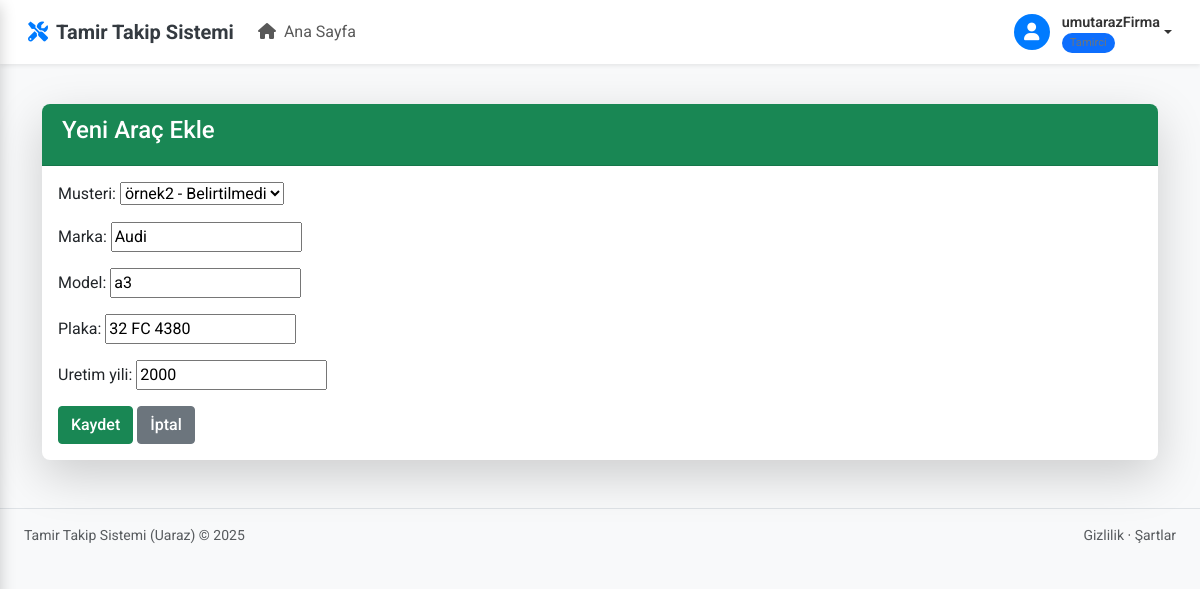
The app's page /arac/1/duzenle/ (signed in) with its own data.
### core/models.py (models this page shows, shortened)
class Arac(models.Model):
    musteri = models.ForeignKey(Musteri, on_delete=models.CASCADE)
    marka = models.CharField(max_length=100)
    model = models.CharField(max_length=100)
    plaka = models.CharField(max_length=20, unique=True)
    uretim_yili = models.IntegerField()
    uretim_yili = models.IntegerField(default=2000)
    _son_isemri_cache = None
    @property
    def son_isemri(self):
        """Aracın en son iş emrini döndürür"""
        if self._son_isemri_cache is not None:
            return self._son_isemri_cache
        try:
            return self.isemirleri.order_by('-olusturma_tarihi').first()
        except AttributeError:
            try:
                return self.isemri_set.order_by('-olusturma_tarihi').first()
            except:
                return None

### core/views.py (the view)
# urls.py: path('arac/<int:pk>/duzenle/', login_required(tamirci_required(arac_duzenle)), name='arac_duzenle'),
def arac_duzenle(request, pk):
    arac = get_object_or_404(Arac, pk=pk)
    if request.method == "POST":
        form = AracForm(request.POST, instance=arac)
        if form.is_valid():
            form.save()
            return redirect('arac_list')
    else:
        form = AracForm(instance=arac)
    return render(request, 'core/arac_form.html', {'form': form})

### core/forms.py
class AracForm(forms.ModelForm):
    class Meta:
        model = Arac
        fields = ['musteri', 'marka', 'model', 'plaka', 'uretim_yili']
    def __init__(self, *args, **kwargs):
        super().__init__(*args, **kwargs)
        self.helper = FormHelper()
        self.helper.form_method = "post"
        self.helper.add_input(Submit("submit", "Kaydet"))

### core/models.py (called while the page is built)
    def __str__(self):
        return f"{self.ad} - {self.telefon}"

### core/urls.py (called while the page is built)
def is_tamirci(user):
    return hasattr(user, 'profile') and user.profile.user_type == 'tamirci'

### core/templates/core/arac_form.html (shortened to what this page needs)
{% extends 'core/base.html' %}
{% block content %}
<div class="container mt-4">
    <div class="card shadow-lg">
        <div class="card-header bg-success text-white">
            <h4>Yeni Araç Ekle</h4>
        </div>
        <div class="card-body">
            <form method="POST">
                {{ form.as_p }}
                <button type="submit" class="btn btn-success">Kaydet</button>
                <a href="{% url 'arac_list' %}" class="btn btn-secondary">İptal</a>
            </form>
        </div>
    </div>
</div>
{% endblock %}

### core/templates/core/base.html (shortened to what this page needs)
{% load static %}
<!DOCTYPE html>
<html lang="tr">
<head>
    <link href="https://cdn.jsdelivr.net/npm/bootstrap@5.3.0-alpha1/dist/css/bootstrap.min.css" rel="stylesheet">
    <link rel="stylesheet" href="https://cdnjs.cloudflare.com/ajax/libs/font-awesome/6.0.0/css/all.min.css">
    <link rel="stylesheet" href="{% static 'core/css/style.css' %}">
    <link rel="stylesheet" href="{% static 'core/css/musteri_portal.css' %}">
</head>
<body>
    <div class="content-wrapper {% if request.user_agent.is_mobile %}expanded{% endif %}">
        <nav class="navbar navbar-expand-lg navbar-light bg-white fixed-top {% if request.user_agent.is_mobile %}sidebar-collapsed{% endif %}">
            <div class="container-fluid">
                <a class="navbar-brand" href="#">
                    <i class="fas fa-tools me-2"></i>
                    <span class="fw-bold">Tamir Takip Sistemi</span>
                </a>
                <div class="collapse navbar-collapse" id="navbarNav">
                    <ul class="navbar-nav me-auto">
                        {% if not user.is_authenticated or user.profile.user_type == 'tamirci' %}
                        <li class="nav-item">
                            <a class="nav-link {% if request.path == '/home/' %}active{% endif %}" href="{% url 'home' %}">
                                <i class="fas fa-home me-1"></i> Ana Sayfa
                            </a>
                        </li>
                        {% endif %}
                    </ul>
                </div>
                <div class="d-flex align-items-center">
                    {% if user.is_authenticated %}
                    <div class="user-menu dropdown">
                        <a href="#" class="dropdown-toggle" id="userDropdown">
                            <div class="user-image">
                                <i class="fas fa-user"></i>
                            </div>
                            <div class="user-info d-none d-sm-flex">
                                <span class="user-name">{{ user.username }}</span>
                                <span class="user-role">
                                    {% if user.profile.user_type == 'tamirci' %}
                                    <span class="user-badge bg-primary">Tamirci</span>
                                    {% else %}
                                    <span class="user-badge bg-success">Müşteri</span>
                                    {% endif %}
                                </span>
                            </div>
                        </a>
                    </div>
                    {% endif %}
                </div>
            </div>
        </nav>
        <main class="py-4">
            <div class="container-fluid px-4">
                {% block content %}{% endblock %}
            </div>
        </main>
        <footer class="bg-light py-3 mt-auto border-top">
            <div class="container-fluid px-4">
                <div class="d-flex align-items-center justify-content-between small">
                    <div class="text-muted">Tamir Takip Sistemi (Uaraz) &copy; 2025</div>
                    <div>
                        <a href="#" class="text-decoration-none text-muted">Gizlilik</a>
                        &middot;
                        <a href="#" class="text-decoration-none text-muted">Şartlar</a>
                    </div>
                </div>
            </div>
        </footer>
    </div>
</body>
</html>

### core/static/core/css/style.css (style rules this page uses)
body { font-family: 'Roboto', sans-serif; background-color: #f8f9fa; color: #333; overflow-x: hidden; transition: padding-left 0.3s ease; }
.content-wrapper { margin-left: 280px; transition: margin-left 0.3s cubic-bezier(0.25, 0.8, 0.25, 1); min-height: 100vh; padding-top: 56px; animation: fadeIn 0.3s ease; }
.content-wrapper.expanded { margin-left: 0; }
.navbar { padding: 0.75rem 1rem; box-shadow: 0 0.125rem 0.25rem rgba(0, 0, 0, 0.075); position: fixed; top: 0; right: 0; left: 0; z-index: 1030; transition: left 0.3s cubic-bezier(0.25, 0.8, 0.25, 1); }
.navbar-brand { font-weight: 600; display: flex; align-items: center; color: #343a40; }
.navbar-brand i { color: #007bff; font-size: 1.25rem; }
.user-menu { position: relative; }
.user-menu .dropdown-toggle { display: flex; align-items: center; text-decoration: none; color: #333; }
.user-menu .user-image { width: 36px; height: 36px; border-radius: 50%; margin-right: 0.75rem; display: flex; align-items: center; justify-content: center; background-color: #007bff; color: #fff; font-size: 1.1rem; }
.user-menu .user-info { display: flex; flex-direction: column; }
.user-menu .user-name { font-weight: 600; font-size: 0.9rem; }
.user-menu .user-role { font-size: 0.75rem; color: #6c757d; }
.user-badge { font-size: 0.7rem; padding: 0.2rem 0.5rem; border-radius: 10px; }
.card { border-radius: 0.5rem; box-shadow: 0 0.125rem 0.25rem rgba(0, 0, 0, 0.075); margin-bottom: 1.5rem; border: none; transition: transform 0.3s ease, box-shadow 0.3s ease; }
.card-header { border-top-left-radius: 0.5rem !important; border-top-right-radius: 0.5rem !important; background-color: #f8f9fa; border-bottom: 1px solid rgba(0, 0, 0, 0.125); padding: 0.75rem 1.25rem; }
.btn { border-radius: 0.25rem; font-weight: 500; }
:root { --light-theme-bg: #f8f9fa; --light-theme-text: #333; --dark-theme-bg: #1a1d20; --dark-theme-text: #f8f9fa; }

### records on screen
Arac: musteri "örnek2 - Belirtilmedi", marka "Audi", model "a3", plaka "32 FC 4380", uretim_yili "2000"

### other values on screen
{{ user.username }} "umutarazFirma"
